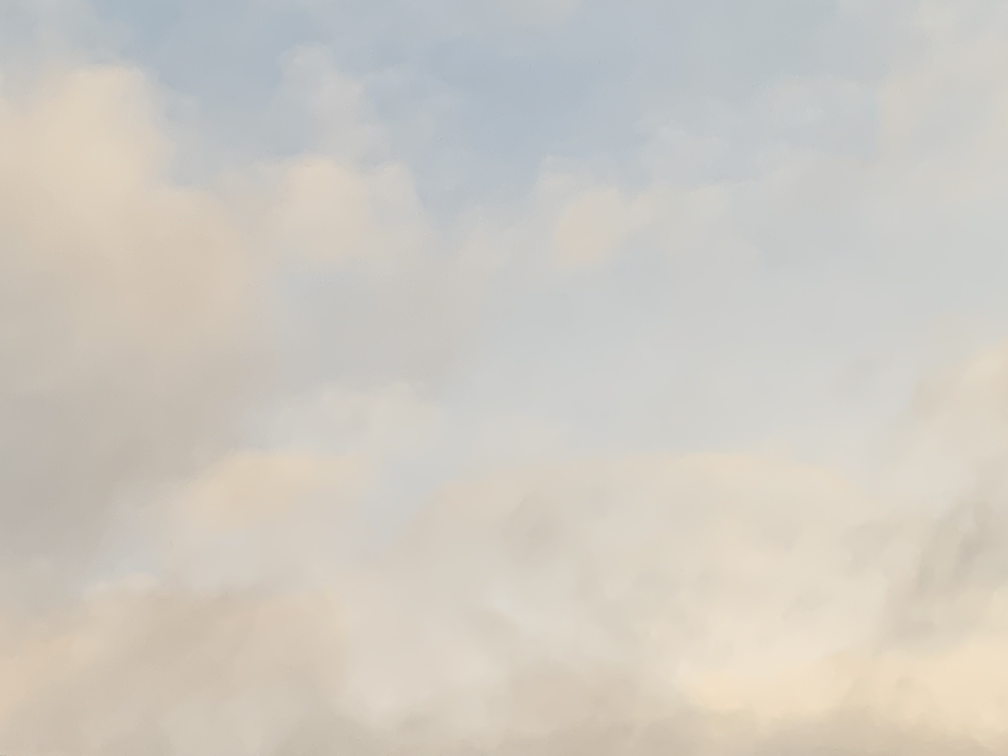
#> input picture Unprocessed/IMG_1.JPG, 4032 x 3024 px (shown at 1/4 size); its folder holds only this picture in this run
$ jupyter execute --allow-errors CreateVisualization.ipynb
#> lines starting #> are read from the running program, lines starting #| are printed output that depends on the picture
# Installs

[cell 1]
# pip install pillow
# pip install altair vega_datasets

# Import Libraries

[cell 2]
from PIL import Image, ImageColor
import numpy as np
import pandas as pd
import matplotlib.pyplot as plt
import altair as alt

# Process Photos Function

[cell 3]
def process_photo(id1):
    # Open unprocessed photo
#> called with id1 = '1'
    im = Image.open("Unprocessed/IMG_" + id1 + ".JPG").resize((300, 300))
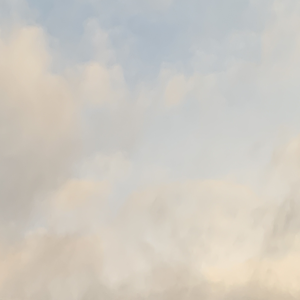
#> im: PIL image 300x300 RGB; mean R, G, B 206.2, 201.9, 193.8

    # Classify image in 10 most dominant colors
    result = im.convert('P', palette=Image.ADAPTIVE, colors=10)

    # Save the result photo
    result.save('Processed/IMG_' + id1 + '_processed.png')

# Apply Process Photos Function

#> (a cell that did not finish here is left out)

# Define rgb_to_hex Function

[cell 5]
def rgb_to_hex(rgb):
  return('{:X}{:X}{:X}').format(rgb[0], rgb[1], rgb[2])

# Define get_date_taken Function

[cell 6]
def get_date_taken(path):
    return Image.open(path)._getexif()[36867]

# Encapsulating Function

[cell 7]
def calculate_df(id2):
  # Open photo
#> called with id2 = 1
  path_im2 = 'Processed/IMG_' + str(id2) + '_processed.png'
#> path_im2 = 'Processed/IMG_1_processed.png'
  im2 = Image.open(path_im2).resize((300,300))

  # Convert photo to RGB and make into Numpy array
  na = np.array(im2.convert('RGB'))

  # Get used colours and counts of each
  colours, counts = np.unique(na.reshape(-1,3), axis=0, return_counts=1)
#> colours = [[185, 188, 188], [191, 195, 198], [203, 204, 201], [204, 194, 180], [207, 199, 189], [210, 207, 200], [212, 209, 201], [213, 204, 192], [220, 210, 195], [228, 217, 199]]; counts = [7035, 10975, 13707, 12656, 7510, 6302, 5166, 9483, 9841, 7325]

  # Calculate my hex
  myhex = []
  for i in colours:
    data = '#' + str(rgb_to_hex(i))
    myhex.append(data)
#> this loop made 10 passes
#> after the loop, myhex = ['#B9BCBC', '#BFC3C6', '#CBCCC9', '#CCC2B4', '#CFC7BD', '#D2CFC8', '#D4D1C9', '#D5CCC0', '#DCD2C3', '#E4D9C7']

  # Total pixel count
  totalpixel = sum(counts)
#> totalpixel = 90000

  # Calculate date time
  path_im1 = 'Unprocessed/IMG_' + str(id2) + '.JPG'
  datetimetaken = get_date_taken(path_im1)
#> datetimetaken = '2022:02:08 16:42:20'

  # Create empty df
  df = pd.DataFrame(columns=['id', 'datetime', 'colorhex', 'numpixel', 'percentage'],
                   index=[0,1,2,3,4,5,6,7,8,9])

  # Fill df
  df['id']=id2
  df['datetime']=datetimetaken
  df['colorhex']=myhex
  df['numpixel']=counts
  df['percentage']=(counts/totalpixel)*100

  # Return df
  return df

# Apply Encapsulating Function

[cell 8]
# Day 1
df1 = calculate_df(1)
#> (the rest of this cell did not finish here and is left out)
